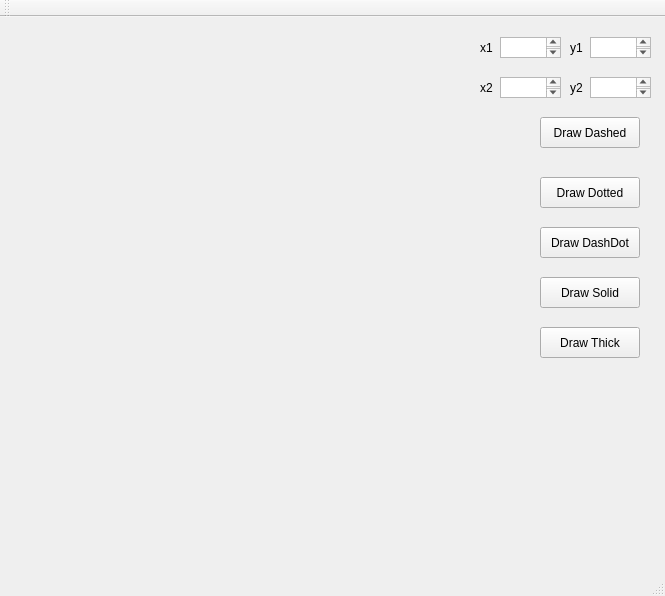
<?xml version="1.0" encoding="UTF-8"?>
<ui version="4.0">
 <class>MainWindow</class>
 <widget class="QMainWindow" name="MainWindow">
  <property name="geometry">
   <rect>
    <x>0</x>
    <y>0</y>
    <width>665</width>
    <height>596</height>
   </rect>
  </property>
  <property name="windowTitle">
   <string>MainWindow</string>
  </property>
  <widget class="QWidget" name="centralWidget">
   <widget class="QLabel" name="label">
    <property name="geometry">
     <rect>
      <x>0</x>
      <y>0</y>
      <width>400</width>
      <height>400</height>
     </rect>
    </property>
    <property name="text">
     <string/>
    </property>
   </widget>
   <widget class="QPushButton" name="pushButton">
    <property name="geometry">
     <rect>
      <x>540</x>
      <y>100</y>
      <width>100</width>
      <height>31</height>
     </rect>
    </property>
    <property name="text">
     <string>Draw Dashed</string>
    </property>
   </widget>
   <widget class="QTextEdit" name="textEdit">
    <property name="geometry">
     <rect>
      <x>500</x>
      <y>20</y>
      <width>61</width>
      <height>21</height>
     </rect>
    </property>
   </widget>
   <widget class="QTextEdit" name="textEdit_2">
    <property name="geometry">
     <rect>
      <x>590</x>
      <y>20</y>
      <width>61</width>
      <height>21</height>
     </rect>
    </property>
   </widget>
   <widget class="QTextEdit" name="textEdit_3">
    <property name="geometry">
     <rect>
      <x>500</x>
      <y>60</y>
      <width>61</width>
      <height>21</height>
     </rect>
    </property>
   </widget>
   <widget class="QTextEdit" name="textEdit_4">
    <property name="geometry">
     <rect>
      <x>590</x>
      <y>60</y>
      <width>61</width>
      <height>21</height>
     </rect>
    </property>
   </widget>
   <widget class="QLabel" name="label_2">
    <property name="geometry">
     <rect>
      <x>480</x>
      <y>20</y>
      <width>21</width>
      <height>21</height>
     </rect>
    </property>
    <property name="text">
     <string>x1</string>
    </property>
   </widget>
   <widget class="QLabel" name="label_3">
    <property name="geometry">
     <rect>
      <x>570</x>
      <y>20</y>
      <width>21</width>
      <height>21</height>
     </rect>
    </property>
    <property name="text">
     <string>y1</string>
    </property>
   </widget>
   <widget class="QLabel" name="label_4">
    <property name="geometry">
     <rect>
      <x>480</x>
      <y>60</y>
      <width>21</width>
      <height>21</height>
     </rect>
    </property>
    <property name="text">
     <string>x2</string>
    </property>
   </widget>
   <widget class="QLabel" name="label_5">
    <property name="geometry">
     <rect>
      <x>570</x>
      <y>60</y>
      <width>21</width>
      <height>21</height>
     </rect>
    </property>
    <property name="text">
     <string>y2</string>
    </property>
   </widget>
   <widget class="QPushButton" name="pushButton_2">
    <property name="geometry">
     <rect>
      <x>540</x>
      <y>160</y>
      <width>100</width>
      <height>31</height>
     </rect>
    </property>
    <property name="text">
     <string>Draw Dotted</string>
    </property>
   </widget>
   <widget class="QPushButton" name="pushButton_3">
    <property name="geometry">
     <rect>
      <x>540</x>
      <y>210</y>
      <width>100</width>
      <height>31</height>
     </rect>
    </property>
    <property name="text">
     <string>Draw DashDot</string>
    </property>
   </widget>
   <widget class="QPushButton" name="pushButton_4">
    <property name="geometry">
     <rect>
      <x>540</x>
      <y>260</y>
      <width>100</width>
      <height>31</height>
     </rect>
    </property>
    <property name="text">
     <string>Draw Solid</string>
    </property>
   </widget>
   <widget class="QPushButton" name="pushButton_5">
    <property name="geometry">
     <rect>
      <x>540</x>
      <y>310</y>
      <width>100</width>
      <height>31</height>
     </rect>
    </property>
    <property name="text">
     <string>Draw Thick</string>
    </property>
   </widget>
  </widget>
  <widget class="QMenuBar" name="menuBar">
   <property name="geometry">
    <rect>
     <x>0</x>
     <y>0</y>
     <width>665</width>
     <height>27</height>
    </rect>
   </property>
  </widget>
  <widget class="QToolBar" name="mainToolBar">
   <attribute name="toolBarArea">
    <enum>TopToolBarArea</enum>
   </attribute>
   <attribute name="toolBarBreak">
    <bool>false</bool>
   </attribute>
  </widget>
  <widget class="QStatusBar" name="statusBar"/>
 </widget>
 <layoutdefault spacing="6" margin="11"/>
 <resources/>
 <connections/>
</ui>
